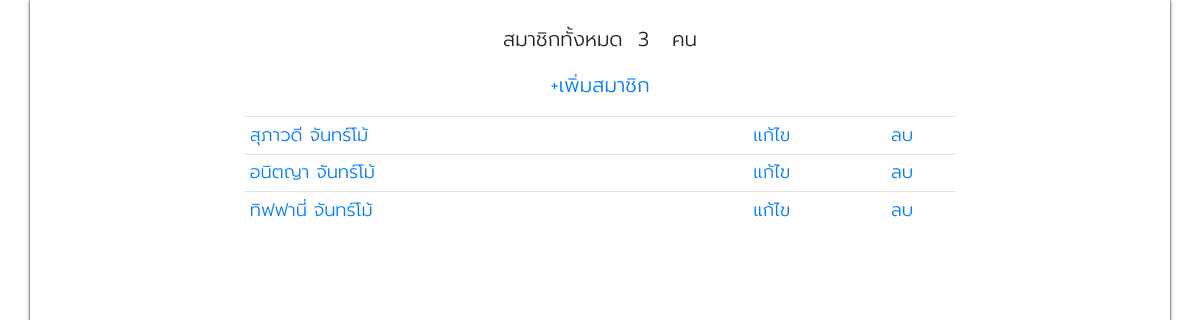
The app's page /admin/AllMember.php with its own data.
### tables this page shows
CREATE TABLE `member` (
  `member_ID` int(11) NOT NULL,
  `member_Name` varchar(50) DEFAULT NULL,
  `member_Surname` varchar(50) DEFAULT NULL,
  `member_Address` varchar(200) DEFAULT NULL,
  `member_Phone` varchar(15) DEFAULT NULL,
  `member_Image` text DEFAULT NULL,
  `member_Email` varchar(30) DEFAULT NULL,
  `member_Password` varchar(32) DEFAULT NULL
);

### admin/AllMember.php (the view, shortened to what this page needs)
<!DOCTYPE html>
<html lang="en" dir="ltr">
  <head>
    <link rel="stylesheet" href="../css/bootstrap.css">
    <link rel="stylesheet" href="../css/webstyle.css">
    <link rel="stylesheet" href="https://cdnjs.cloudflare.com/ajax/libs/animate.css/4.1.1/animate.min.css"  />
  </head>
  <body class="Myfont">
    <?php
    include("navbar.php");
    $sql = "SELECT * FROM member ";
    $result = mysqli_query($dbConnect, $sql);
    ?>
    <div class="container" style="box-shadow: 0px 0px 3px #000; min-height: 1000px;">
      <br>
      <p class="text-center"style="font-size:20px;">สมาชิกทั้งหมด &nbsp;<?php echo mysqli_num_rows($result); ?> &nbsp; คน</p>
      <p  class="text-center" style="font-size:20px;"><a href="../registerMember.php">+เพิ่มสมาชิก</a></p>
      <center>
        <div class="col-sm-8">
        <div class="table-responsive " style="font-size:18px;">
          <table class=" table table-sm text-left" >
            <?php
            if(mysqli_affected_rows($dbConnect)==0)
            {
                echo "ไม่มีข้อมูลสมาชิก";
              } else while($row = mysqli_fetch_array($result)){ ?>
              <tr>
                <td class="text-left">
                <a href="../member/profileMember.php?member_ID=<?php echo $row['member_ID'] ;  ?>&token=<?php echo md5( $row["member_ID"].'@Confirm'); ?>">
                  <?php echo $row['member_Name']; ?> <?php echo $row['member_Surname']; ?>
                </a>
                </td>
                <td class="text-center"><a href="../member/editeMember.php?member_ID=<?php echo  $row["member_ID"]; ?>&token=<?php echo md5( $row["member_ID"].'@Confirm'); ?>" role="button">แก้ไข</a></td>
                <td class="text-center"><a onclick="return confirm('confirm Delete ?')" href="../member/deleteMember.php?member_ID=<?php echo  $row["member_ID"]; ?>&token=<?php echo md5( $row["member_ID"].'@Confirm'); ?>" role="button">ลบ</a></td>
            </tr>
            <?php } ?>
          </table>
        </div>
        </div>
      </center>
    </div>
    </body>
  </html>

### css/webstyle.css (style rules this page uses)
.Myfont { font-family: 'Prompt-Light'; }

### records on screen
member: member_Name "สุภาวดี", member_Surname "จันทร์โม้"
member: member_Name "อนิตญา", member_Surname "จันทร์โม้"
member: member_Name "ทิฟฟานี่", member_Surname "จันทร์โม้"

### other values on screen
mysqli_num_rows($result) "3"
